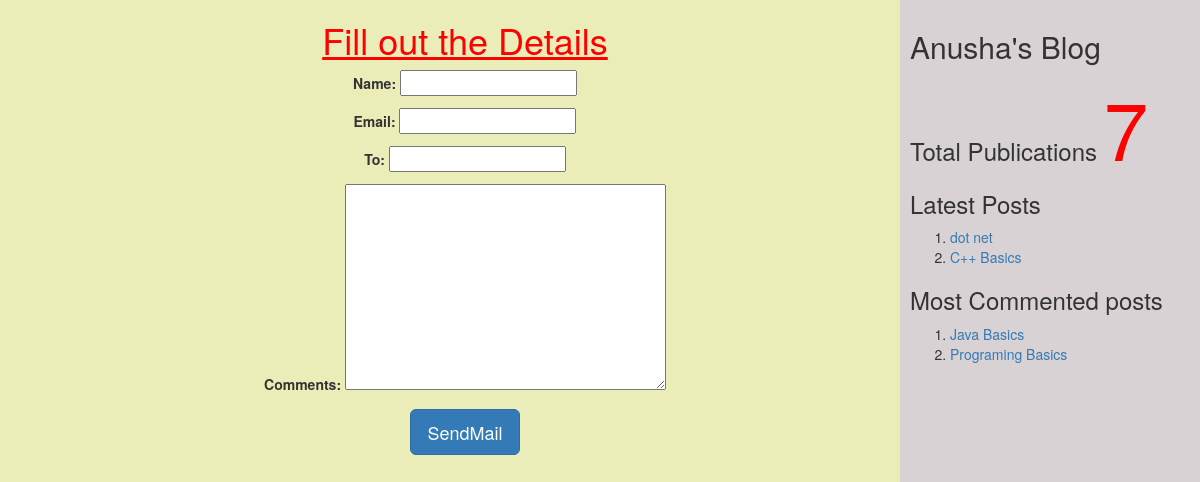
/3/share/, run on the app's committed database.
### myApp/models.py (models this page shows, shortened)
class Post(models.Model):
    tags=TaggableManager()
    STATUS_CHOICES=(('draft','Draft'),('published','Published'))
    title=models.CharField(max_length=200)
    slug=models.SlugField(max_length=264,unique_for_date='publish')
    author=models.ForeignKey(User,related_name='blog_posts',on_delete=models.CASCADE)
    body=models.TextField()
    publish=models.DateTimeField(default=timezone.now)
    created=models.DateTimeField(auto_now_add=True)
    updated=models.DateTimeField(auto_now=True)
    status=models.CharField(max_length=20,choices=STATUS_CHOICES,default='draft')
    objects=CustomManager()
    class Meta:
        ordering=('-publish',)
    def get_absolute_url(self):
        return reverse('post_detail',args=[self.publish.year,self.publish.strftime('%m'),self.publish.strftime('%d'),self.slug])

### myApp/views.py (the view, shortened to what this page needs)
# urls.py: url(r'^(?P<id>\d+)/share/$',views.mail_send_view),
def mail_send_view(request,id):
    post=get_object_or_404(Post,id=id,status='published')
    form=EmailSendForm()
    d={'post':post,'form':form}
    return render(request,'myApp/sharebymail.html',d)

### myApp/forms.py
class EmailSendForm(forms.Form):
    name=forms.CharField()
    email=forms.EmailField()
    to=forms.EmailField()
    comments=forms.CharField(required=False,widget=forms.Textarea)

### myApp/models.py (called while the page is built)
    def get_queryset(self):
        return super().get_queryset().filter(status='published')

### myApp/templatetags/mytags.py (called while the page is built)
@register.simple_tag
def total_posts():
    return Post.objects.count()

@register.inclusion_tag('myApp/latest_post.html')
def show_latest_posts(count=3):
    latest_post=Post.objects.order_by('-publish')[:count]
    return {'latest_posts':latest_post}

@register.simple_tag
def get_most_commented_posts(count=2):
    return Post.objects.annotate(total_comments=Count('comments')).order_by('-total_comments')[:count]

### templates/myApp/sharebymail.html (shortened to what this page needs)
<!DOCTYPE html>
<html lang="en" dir="ltr">
{%extends 'myApp/parent.html'%}
    {%block content_block%}
    <center>
    <h1 style="color:red"><u>Fill out the Details</u></h1>
    <form method="post">
      {{form.as_p}}
      <input type="submit" class="btn btn-lg btn-primary"  value="SendMail">
    </form>
    </center>
    {%endblock%}

### templates/myApp/parent.html (shortened to what this page needs)
<html>
{% load mytags %}
  <head>
    <link rel="stylesheet" href="https://maxcdn.bootstrapcdn.com/bootstrap/3.3.7/css/bootstrap.min.css">
  </head>
  <body>
    <div class="content" style="width:75%;float:left;background-color:#eaedb7;height:1000px;padding:0 0 0 30px">
              {%block content_block%}
              {%endblock%}
    </div>
    <div class="sidebar" style="width:25%;float:right;background-color:#d9d2d4;height:1000px;padding:10px">
      <h2>Anusha's Blog</h2>
      <h3> Total Publications
        <span style="color:red; font-size:80px">
        {% total_posts %}
        </span>
        <h3>Latest Posts </h3>
        {%show_latest_posts 2%}
        <h3>Most Commented posts</h3>
        {% get_most_commented_posts as m %}
        <ol>
          {% for post in m%}
          <li><a href="{{post.get_absolute_url}}">{{post.title}}</a></li>
          {%endfor%}
        </ol>
  </body>
</html>

### templates/myApp/latest_post.html
<!DOCTYPE html>
  <body>
    <ol>
    {%for post in latest_posts %}
    <li><a href="{{post.get_absolute_url}}">{{post.title}}</a></li>
    {%endfor%}
      </ol>
  </body>
</html>

### data on the page
Post: title "dot net"
Post: title "C++ Basics"
Post: title "Java Basics"
Post: title "Programing Basics"
